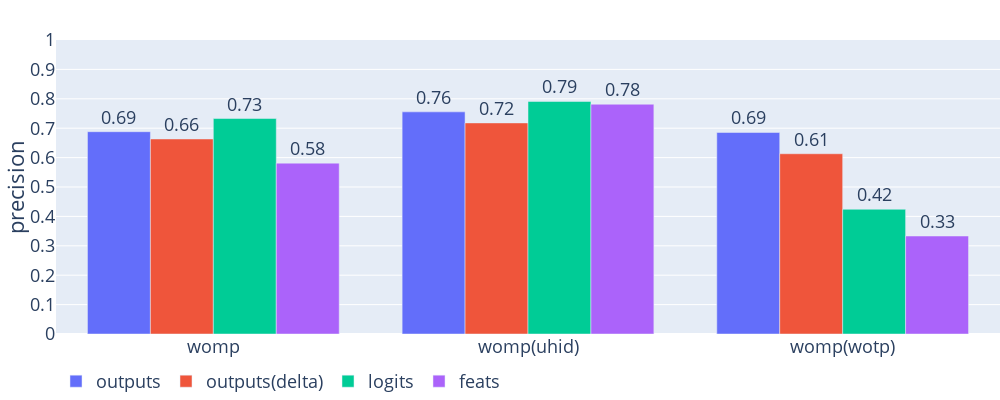

The code cell stored with this chart in its notebook:
### Code cell
get_result_bar_graph(run_names, x_labels, sub_labels, 'precision', size=(1000, 400), epoch=10)

### Figure 1 — Plotly figure (JSON) as saved in the notebook; plotly's stock layout.template omitted (floating-point values rounded to 4 significant figures)
{"data": [{"alignmentgroup": "True", "hovertemplate": "sub_label=outputs<br>x_label=%{x}<br>precision=%{text}<extra></extra>", "legendgroup": "outputs", "marker": {"color": "#636efa", "pattern": {"shape": ""}}, "name": "outputs", "offsetgroup": "outputs", "orientation": "v", "showlegend": true, "text": [0.6881, 0.7556, 0.6854], "textposition": "outside", "texttemplate": "%{text:.2f}", "type": "bar", "x": ["womp", "womp(uhid)", "womp(wotp)"], "xaxis": "x", "y": [0.6881, 0.7556, 0.6854], "yaxis": "y"}, {"alignmentgroup": "True", "hovertemplate": "sub_label=outputs(delta)<br>x_label=%{x}<br>precision=%{text}<extra></extra>", "legendgroup": "outputs(delta)", "marker": {"color": "#EF553B", "pattern": {"shape": ""}}, "name": "outputs(delta)", "offsetgroup": "outputs(delta)", "orientation": "v", "showlegend": true, "text": [0.6634, 0.7179, 0.6131], "textposition": "outside", "texttemplate": "%{text:.2f}", "type": "bar", "x": ["womp", "womp(uhid)", "womp(wotp)"], "xaxis": "x", "y": [0.6634, 0.7179, 0.6131], "yaxis": "y"}, {"alignmentgroup": "True", "hovertemplate": "sub_label=logits<br>x_label=%{x}<br>precision=%{text}<extra></extra>", "legendgroup": "logits", "marker": {"color": "#00cc96", "pattern": {"shape": ""}}, "name": "logits", "offsetgroup": "logits", "orientation": "v", "showlegend": true, "text": [0.7329, 0.7909, 0.4242], "textposition": "outside", "texttemplate": "%{text:.2f}", "type": "bar", "x": ["womp", "womp(uhid)", "womp(wotp)"], "xaxis": "x", "y": [0.7329, 0.7909, 0.4242], "yaxis": "y"}, {"alignmentgroup": "True", "hovertemplate": "sub_label=feats<br>x_label=%{x}<br>precision=%{text}<extra></extra>", "legendgroup": "feats", "marker": {"color": "#ab63fa", "pattern": {"shape": ""}}, "name": "feats", "offsetgroup": "feats", "orientation": "v", "showlegend": true, "text": [0.5812, 0.7816, 0.3333], "textposition": "outside", "texttemplate": "%{text:.2f}", "type": "bar", "x": ["womp", "womp(uhid)", "womp(wotp)"], "xaxis": "x", "y": [0.5812, 0.7816, 0.3333], "yaxis": "y"}], "layout": {"barmode": "group", "font": {"size": 18}, "height": 400, "legend": {"font": {"size": 18}, "orientation": "h", "title": {"text": ""}, "tracegroupgap": 0}, "margin": {"b": 0, "l": 0, "r": 0, "t": 40}, "width": 1000, "xaxis": {"anchor": "y", "domain": [0, 1], "title": {"text": ""}}, "yaxis": {"anchor": "x", "domain": [0, 1], "dtick": 0.1, "range": [0, 1], "title": {"text": "precision"}}}}
